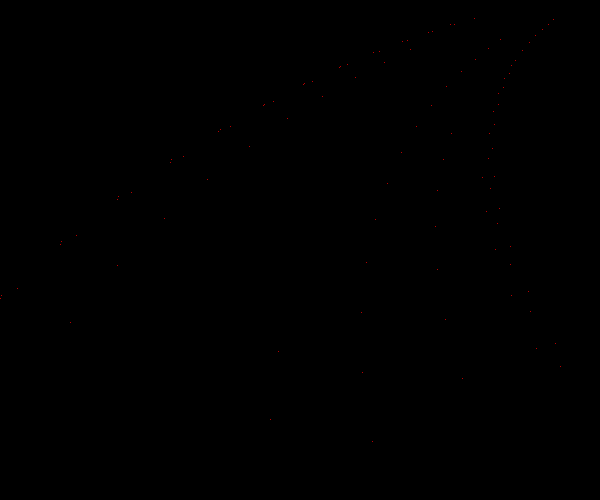
Frame 1 (no input)
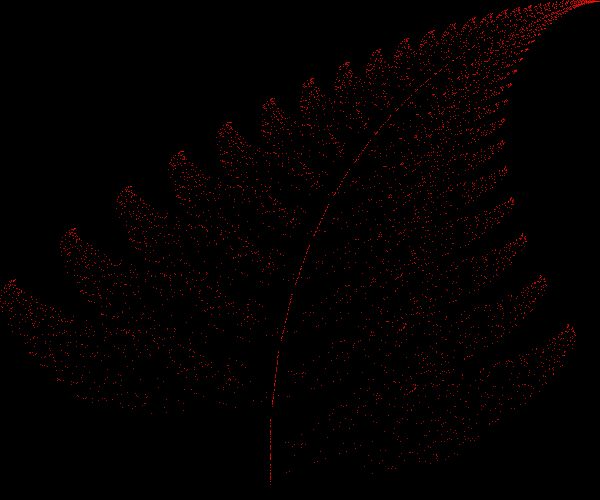
Frame 60 (the mouse pressed at the canvas centre just before this capture)
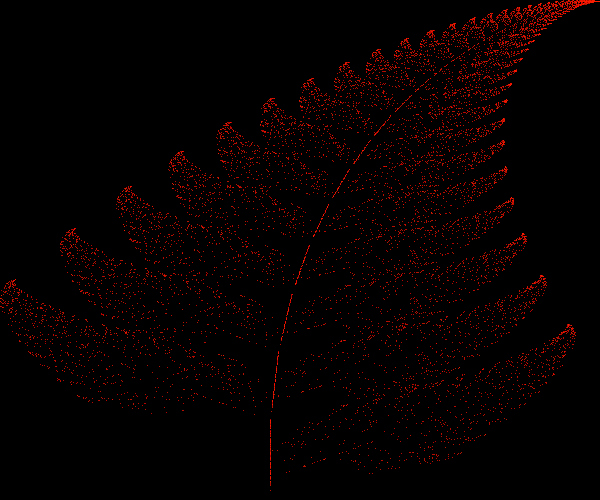
Frame 120 (the mouse held since frame 60 and released just before this capture)

The Processing sketch that drew these frames (run headless with seeded random() and noise(); from frame 60 on, the mouse is pressed at the canvas centre):

// Processing sketch: BarnsleyFern
// ── BarnsleyFern.pde
float x, y;
float hu = 0;

void setup() {
  size(600, 500);
  colorMode(HSB);
  background(0);
}

void draw() {
  for (int i = 0; i < 100; i++) {
    drawPoint();
    nextPoint();
  }

  float t = random(1);
  if (t < 0.5) {
    hu += 0.1;
    if (hu > 255) {
      hu = 0;
    }
  }
}

void nextPoint() {
  float p = random(1);
  float nextX, nextY;

  if (p < 0.01) {
    nextX = 0;
    nextY = 0.16 * y;
  } else if (p < 0.86) {
    nextX = 0.85 * x + 0.04 * y;
    nextY = -0.04 * x + 0.85 * y + 1.6;
  } else if (p < 0.93) {
    nextX = 0.2 * x - 0.26 * y;
    nextY = 0.23 * x + 0.22 * y + 1.6;
  } else {
    nextX = -0.15 * x + 0.28 * y;
    nextY = 0.26 * x + 0.24 * y + 0.44;
  }

  x = nextX;
  y = nextY;
}

void drawPoint() {
  stroke(hu, 255, 255);
  float px = map(x, -2.1820, 2.6558, 0, width);
  float py = map(y, 0, 9.9983, height, 0);
  point(px, py);
}
